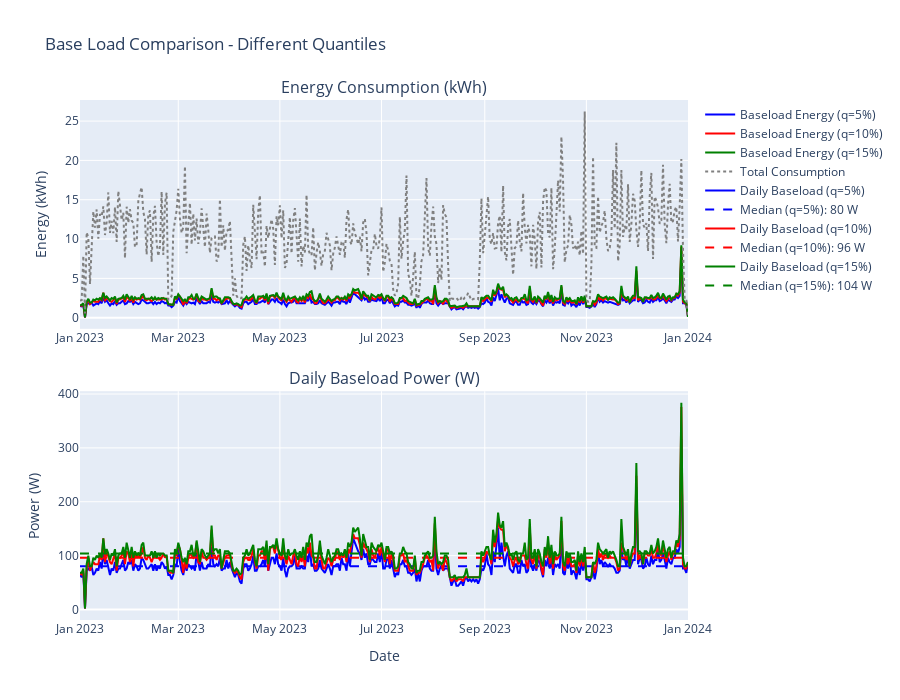

The notebook cell saved with this chart:
### Markdown cell above
# full 1 cell test with visualisation for known data

### Code cell
import polars as pl
from plotly.subplots import make_subplots

# Load data with schema
schema = {"timestamp": pl.Datetime(time_zone="Europe/Brussels"), "total": pl.Float64}
energy_data = pl.scan_ndjson("data/PP/energy_use_test1.ndjson", schema=schema).sort("timestamp")


# Analyze with different quantiles
def analyze_quantile(q: float):
    analyzer = BaseloadAnalyzer(timezone="Europe/Brussels", quantile=q)
    power_data = analyzer.prepare_power_series(energy_data)
    result, median = analyzer.analyze(power_data, "1d")
    return result.collect(), median


# Get results and medians for different quantiles
q05, median_05 = analyze_quantile(0.05)
q10, median_10 = analyze_quantile(0.10)
q15, median_15 = analyze_quantile(0.15)

# Create subplots
fig = make_subplots(
    rows=2,
    cols=1,
    subplot_titles=("Energy Consumption (kWh)", "Daily Baseload Power (W)"),
    vertical_spacing=0.12,
)

colors = {"5%": "blue", "10%": "red", "15%": "green"}

# --- Plot 1: Energy (kWh) ---
for data, q in [(q05, "5%"), (q10, "10%"), (q15, "15%")]:
    fig.add_trace(
        go.Scatter(
            x=data["timestamp"],
            y=data["consumption_due_to_baseload_in_kilowatthour"],
            name=f"Baseload Energy (q={q})",
            mode="lines",
            line=dict(color=colors[q]),
        ),
        row=1,
        col=1,
    )

fig.add_trace(
    go.Scatter(
        x=q05["timestamp"],
        y=q05["total_consumption_in_kilowatthour"],
        name="Total Consumption",
        mode="lines",
        line=dict(color="gray", dash="dot"),
    ),
    row=1,
    col=1,
)

# --- Plot 2: Power (W) with medians ---
for data, q, median in [(q05, "5%", median_05), (q10, "10%", median_10), (q15, "15%", median_15)]:
    # Daily baseload power
    fig.add_trace(
        go.Scatter(
            x=data["timestamp"],
            y=data["average_daily_baseload_in_watt"],
            name=f"Daily Baseload (q={q})",
            mode="lines",
            line=dict(color=colors[q]),
        ),
        row=2,
        col=1,
    )
    # Median horizontal line
    fig.add_trace(
        go.Scatter(
            x=[data["timestamp"].min(), data["timestamp"].max()],
            y=[median, median],
            name=f"Median (q={q}): {median:.0f} W",
            mode="lines",
            line=dict(color=colors[q], dash="dash"),
        ),
        row=2,
        col=1,
    )

fig.update_layout(
    title="Base Load Comparison - Different Quantiles",
    height=700,
    legend=dict(x=1.02, y=1),
)
fig.update_xaxes(title_text="Date", row=2, col=1)
fig.update_yaxes(title_text="Energy (kWh)", row=1, col=1)
fig.update_yaxes(title_text="Power (W)", row=2, col=1)

fig.show()

### Figure 1 — Plotly figure (JSON) as saved in the notebook; plotly's stock layout.template omitted (floating-point values rounded to 4 significant figures; data arrays with more than 128 entries replaced by an {"elided": "..."} marker saying what was removed)
{"data": [{"line": {"color": "blue"}, "mode": "lines", "name": "Baseload Energy (q=5%)", "type": "scatter", "x": {"elided": "366 str values"}, "xaxis": "x", "y": {"elided": "366 float values"}, "yaxis": "y"}, {"line": {"color": "red"}, "mode": "lines", "name": "Baseload Energy (q=10%)", "type": "scatter", "x": {"elided": "366 str values"}, "xaxis": "x", "y": {"elided": "366 float values"}, "yaxis": "y"}, {"line": {"color": "green"}, "mode": "lines", "name": "Baseload Energy (q=15%)", "type": "scatter", "x": {"elided": "366 str values"}, "xaxis": "x", "y": {"elided": "366 float values"}, "yaxis": "y"}, {"line": {"color": "gray", "dash": "dot"}, "mode": "lines", "name": "Total Consumption", "type": "scatter", "x": {"elided": "366 str values"}, "xaxis": "x", "y": {"elided": "366 float values"}, "yaxis": "y"}, {"line": {"color": "blue"}, "mode": "lines", "name": "Daily Baseload (q=5%)", "type": "scatter", "x": {"elided": "366 str values"}, "xaxis": "x2", "y": {"elided": "366 float values"}, "yaxis": "y2"}, {"line": {"color": "blue", "dash": "dash"}, "mode": "lines", "name": "Median (q=5%): 80 W", "type": "scatter", "x": ["2023-01-01T00:00:00+01:00", "2024-01-01T00:00:00+01:00"], "xaxis": "x2", "y": [80, 80], "yaxis": "y2"}, {"line": {"color": "red"}, "mode": "lines", "name": "Daily Baseload (q=10%)", "type": "scatter", "x": {"elided": "366 str values"}, "xaxis": "x2", "y": {"elided": "366 float values"}, "yaxis": "y2"}, {"line": {"color": "red", "dash": "dash"}, "mode": "lines", "name": "Median (q=10%): 96 W", "type": "scatter", "x": ["2023-01-01T00:00:00+01:00", "2024-01-01T00:00:00+01:00"], "xaxis": "x2", "y": [96, 96], "yaxis": "y2"}, {"line": {"color": "green"}, "mode": "lines", "name": "Daily Baseload (q=15%)", "type": "scatter", "x": {"elided": "366 str values"}, "xaxis": "x2", "y": {"elided": "366 float values"}, "yaxis": "y2"}, {"line": {"color": "green", "dash": "dash"}, "mode": "lines", "name": "Median (q=15%): 104 W", "type": "scatter", "x": ["2023-01-01T00:00:00+01:00", "2024-01-01T00:00:00+01:00"], "xaxis": "x2", "y": [104, 104], "yaxis": "y2"}], "layout": {"annotations": [{"font": {"size": 16}, "showarrow": false, "text": "Energy Consumption (kWh)", "x": 0.5, "xanchor": "center", "xref": "paper", "y": 1, "yanchor": "bottom", "yref": "paper"}, {"font": {"size": 16}, "showarrow": false, "text": "Daily Baseload Power (W)", "x": 0.5, "xanchor": "center", "xref": "paper", "y": 0.44, "yanchor": "bottom", "yref": "paper"}], "height": 700, "legend": {"x": 1.02, "y": 1}, "title": {"text": "Base Load Comparison - Different Quantiles"}, "xaxis": {"anchor": "y", "domain": [0, 1]}, "xaxis2": {"anchor": "y2", "domain": [0, 1], "title": {"text": "Date"}}, "yaxis": {"anchor": "x", "domain": [0.56, 1], "title": {"text": "Energy (kWh)"}}, "yaxis2": {"anchor": "x2", "domain": [0, 0.44], "title": {"text": "Power (W)"}}}}
